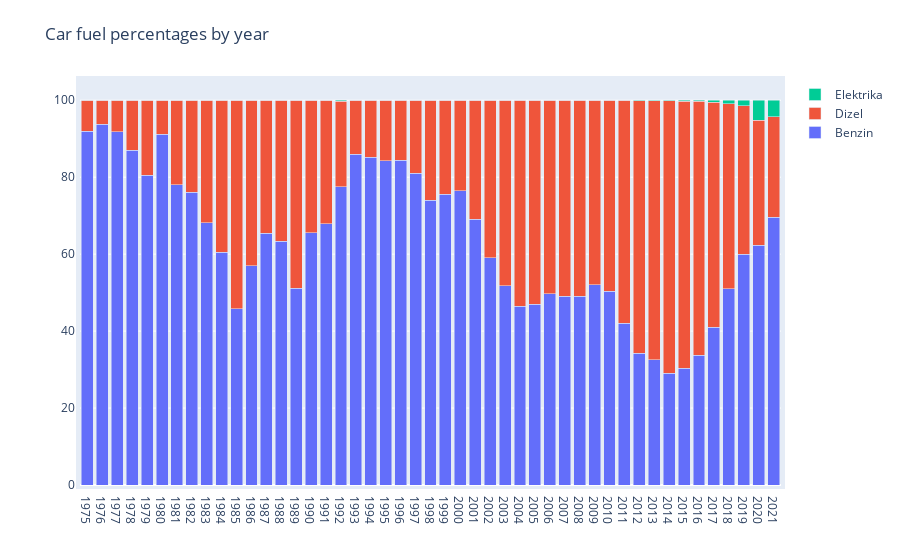

Notebook code cell kept with this figure:
### Markdown cell above
### Delež goriv na leto

### Code cell
import plotly.graph_objects as go

cars['B-Datum prve registracije vozila'] = pd.to_datetime(cars['B-Datum prve registracije vozila'], format='%d.%m.%Y')
cars['P13-Vrsta goriva (opis)'].replace('Ni goriva', 'Elektrika')

years_fuel_dict = dict()
gasoline_ratios= list()
diesel_ratios= list()
electricity_ratios= list()
for y in range(1975, 2022):
    car_fuel = cars[cars['B-Datum prve registracije vozila'].dt.year == y]
    car_fuel = collections.Counter(car_fuel['P13-Vrsta goriva (opis)'])
    for key in ['Bencin', 'Dizel', 'Ni goriva']:
        if key is None or key not in car_fuel:
            car_fuel[key] = 0;
    total = car_fuel['Bencin']+ car_fuel['Dizel']+ car_fuel['Ni goriva'];
    if total!=0:
        gasoline_ratios.append(car_fuel['Bencin']/total*100)
        diesel_ratios.append(car_fuel['Dizel']/total*100)
        electricity_ratios.append(car_fuel['Ni goriva']/total*100)
        years_fuel_dict[y]= [car_fuel['Bencin']/total*100, car_fuel['Dizel']/total*100, car_fuel['Ni goriva']/total*100]



trace1 = go.Bar(x=list(years_fuel_dict.keys()), y=gasoline_ratios, name='Benzin')
trace2 = go.Bar(x=list(years_fuel_dict.keys()), y=diesel_ratios, name='Dizel')
trace3 = go.Bar(x=list(years_fuel_dict.keys()), y=electricity_ratios, name='Elektrika')

layout = go.Layout(
    title='Car fuel percentages by year',
    barmode='stack',
    xaxis=dict(
        tickmode='array',
        tickvals=list(years_fuel_dict.keys()),
        ticktext=[str(year) + ' ' * 8 for year in years_fuel_dict.keys()]  # Adjust the spacing as needed
    ),

    margin=dict(
        l=80,  # Adjust the left margin value as needed
        r=50,
        b=50,
        t=80,
        pad=4
    )
)

# Create the figure
fig = go.Figure(data=[trace1, trace2, trace3], layout=layout)

# Show the figure
fig.show()

### Figure 1 — Plotly figure (JSON) as saved in the notebook; plotly's stock layout.template omitted (floating-point values rounded to 4 significant figures)
{"data": [{"name": "Benzin", "type": "bar", "x": [1975, 1976, 1977, 1978, 1979, 1980, 1981, 1982, 1983, 1984, 1985, 1986, 1987, 1988, 1989, 1990, 1991, 1992, 1993, 1994, 1995, 1996, 1997, 1998, 1999, 2000, 2001, 2002, 2003, 2004, 2005, 2006, 2007, 2008, 2009, 2010, 2011, 2012, 2013, 2014, 2015, 2016, 2017, 2018, 2019, 2020, 2021], "y": [92, 93.75, 91.88, 87, 80.53, 91.14, 78.02, 76.09, 68.18, 60.48, 45.77, 57.04, 65.45, 63.36, 51.15, 65.5, 67.88, 77.53, 86.03, 85.25, 84.3, 84.43, 80.98, 74.01, 75.6, 76.52, 69.01, 59.08, 51.81, 46.41, 46.93, 49.75, 49.02, 49.0, 52.0, 50.32, 42.01, 34.2, 32.58, 29.1, 30.41, 33.74, 41.03, 50.96, 59.97, 62.25, 69.57]}, {"name": "Dizel", "type": "bar", "x": [1975, 1976, 1977, 1978, 1979, 1980, 1981, 1982, 1983, 1984, 1985, 1986, 1987, 1988, 1989, 1990, 1991, 1992, 1993, 1994, 1995, 1996, 1997, 1998, 1999, 2000, 2001, 2002, 2003, 2004, 2005, 2006, 2007, 2008, 2009, 2010, 2011, 2012, 2013, 2014, 2015, 2016, 2017, 2018, 2019, 2020, 2021], "y": [8, 6.25, 8.125, 13, 19.47, 8.861, 21.98, 23.91, 31.82, 39.52, 54.23, 42.96, 34.55, 36.64, 48.85, 34.5, 32.12, 22.22, 13.97, 14.75, 15.7, 15.57, 19.02, 25.99, 24.36, 23.45, 30.97, 40.88, 48.17, 53.57, 53.06, 50.23, 50.98, 51.0, 47.99, 49.68, 57.93, 65.71, 67.32, 70.75, 69.34, 65.98, 58.49, 48.15, 38.56, 32.59, 26.14]}, {"name": "Elektrika", "type": "bar", "x": [1975, 1976, 1977, 1978, 1979, 1980, 1981, 1982, 1983, 1984, 1985, 1986, 1987, 1988, 1989, 1990, 1991, 1992, 1993, 1994, 1995, 1996, 1997, 1998, 1999, 2000, 2001, 2002, 2003, 2004, 2005, 2006, 2007, 2008, 2009, 2010, 2011, 2012, 2013, 2014, 2015, 2016, 2017, 2018, 2019, 2020, 2021], "y": [0, 0, 0, 0, 0, 0, 0, 0, 0, 0, 0, 0, 0, 0, 0, 0, 0, 0.2525, 0, 0, 0, 0, 0, 0, 0.04171, 0.03815, 0.0167, 0.0399, 0.01923, 0.01517, 0.007237, 0.0137, 0.006022, 0, 0.01335, 0, 0.05694, 0.08664, 0.09427, 0.1502, 0.2533, 0.2845, 0.4834, 0.894, 1.471, 5.156, 4.296]}], "layout": {"barmode": "stack", "margin": {"b": 50, "l": 80, "pad": 4, "r": 50, "t": 80}, "title": {"text": "Car fuel percentages by year"}, "xaxis": {"tickmode": "array", "ticktext": ["1975        ", "1976        ", "1977        ", "1978        ", "1979        ", "1980        ", "1981        ", "1982        ", "1983        ", "1984        ", "1985        ", "1986        ", "1987        ", "1988        ", "1989        ", "1990        ", "1991        ", "1992        ", "1993        ", "1994        ", "1995        ", "1996        ", "1997        ", "1998        ", "1999        ", "2000        ", "2001        ", "2002        ", "2003        ", "2004        ", "2005        ", "2006        ", "2007        ", "2008        ", "2009        ", "2010        ", "2011        ", "2012        ", "2013        ", "2014        ", "2015        ", "2016        ", "2017        ", "2018        ", "2019        ", "2020        ", "2021        "], "tickvals": [1975, 1976, 1977, 1978, 1979, 1980, 1981, 1982, 1983, 1984, 1985, 1986, 1987, 1988, 1989, 1990, 1991, 1992, 1993, 1994, 1995, 1996, 1997, 1998, 1999, 2000, 2001, 2002, 2003, 2004, 2005, 2006, 2007, 2008, 2009, 2010, 2011, 2012, 2013, 2014, 2015, 2016, 2017, 2018, 2019, 2020, 2021]}}}
